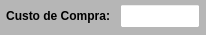
           <widget class="QWidget" name="widget_Compra" native="true">
            <property name="minimumSize">
             <size>
              <width>0</width>
              <height>35</height>
             </size>
            </property>
            <property name="maximumSize">
             <size>
              <width>16777215</width>
              <height>35</height>
             </size>
            </property>
            <property name="styleSheet">
             <string notr="true">background-color: rgb(182, 182, 182);</string>
            </property>
            <layout class="QVBoxLayout" name="verticalLayout_11">
             <property name="spacing">
              <number>1</number>
             </property>
             <property name="leftMargin">
              <number>1</number>
             </property>
             <property name="topMargin">
              <number>1</number>
             </property>
             <property name="rightMargin">
              <number>1</number>
             </property>
             <property name="bottomMargin">
              <number>3</number>
             </property>
             <item>
              <widget class="QWidget" name="widget_Total_Servico_3" native="true">
               <property name="minimumSize">
                <size>
                 <width>0</width>
                 <height>30</height>
                </size>
               </property>
               <property name="maximumSize">
                <size>
                 <width>16777215</width>
                 <height>30</height>
                </size>
               </property>
               <property name="styleSheet">
                <string notr="true"/>
               </property>
               <layout class="QHBoxLayout" name="horizontalLayout_32">
                <property name="spacing">
                 <number>10</number>
                </property>
                <property name="leftMargin">
                 <number>5</number>
                </property>
                <property name="topMargin">
                 <number>3</number>
                </property>
                <property name="rightMargin">
                 <number>5</number>
                </property>
                <property name="bottomMargin">
                 <number>3</number>
                </property>
                <item>
                 <widget class="QLabel" name="label_80">
                  <property name="minimumSize">
                   <size>
                    <width>0</width>
                    <height>0</height>
                   </size>
                  </property>
                  <property name="maximumSize">
                   <size>
                    <width>16777215</width>
                    <height>16777215</height>
                   </size>
                  </property>
                  <property name="font">
                   <font>
                    <pointsize>9</pointsize>
                    <weight>75</weight>
                    <bold>true</bold>
                   </font>
                  </property>
                  <property name="text">
                   <string>Custo de Compra:</string>
                  </property>
                  <property name="alignment">
                   <set>Qt::AlignRight|Qt::AlignTrailing|Qt::AlignVCenter</set>
                  </property>
                 </widget>
                </item>
                <item>
                 <widget class="QLineEdit" name="line_Custo_Compra">
                  <property name="sizePolicy">
                   <sizepolicy hsizetype="Preferred" vsizetype="Preferred">
                    <horstretch>0</horstretch>
                    <verstretch>0</verstretch>
                   </sizepolicy>
                  </property>
                  <property name="minimumSize">
                   <size>
                    <width>80</width>
                    <height>0</height>
                   </size>
                  </property>
                  <property name="maximumSize">
                   <size>
                    <width>80</width>
                    <height>16777215</height>
                   </size>
                  </property>
                  <property name="font">
                   <font>
                    <pointsize>9</pointsize>
                   </font>
                  </property>
                  <property name="styleSheet">
                   <string notr="true">background-color: rgb(255, 255, 255);</string>
                  </property>
                  <property name="alignment">
                   <set>Qt::AlignCenter</set>
                  </property>
                  <property name="placeholderText">
                   <string/>
                  </property>
                 </widget>
                </item>
               </layout>
              </widget>
             </item>
            </layout>
           </widget>
